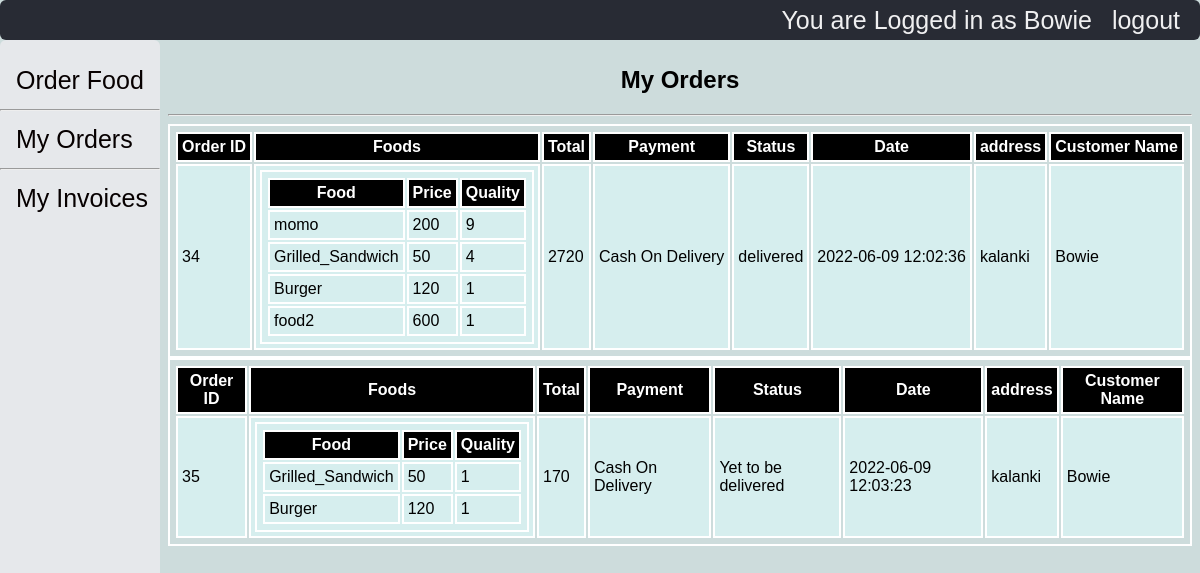
/myorders.php (signed in), run on the app's committed database.
### tables this page shows
CREATE TABLE `orders` (
  `id` int(11) NOT NULL,
  `user_id` int(11) NOT NULL,
  `address` varchar(255) NOT NULL,
  `date_time` datetime NOT NULL DEFAULT current_timestamp(),
  `payment_type` varchar(16) NOT NULL,
  `total_price` int(11) NOT NULL,
  `status` tinytext NOT NULL DEFAULT 'Yet to be delivered'
);

CREATE TABLE `orders_details` (
  `id` int(11) NOT NULL,
  `order_id` int(11) NOT NULL,
  `food_id` int(11) NOT NULL,
  `food_name` varchar(30) NOT NULL,
  `qty` int(11) NOT NULL,
  `price` int(11) NOT NULL
);

CREATE TABLE `user_table` (
  `id` int(11) NOT NULL,
  `user_name` varchar(20) NOT NULL,
  `name` varchar(30) NOT NULL,
  `password` varchar(255) NOT NULL,
  `contact` int(11) NOT NULL
);

### myorders.php (the view, shortened to what this page needs)
<?php
include 'sidenav.php';
include 'topbar.php';
if(isset($_SESSION['username']))
{
$username=$_SESSION['username'];
                $query = "SELECT * FROM user_table where user_name = '$username' LIMIT 1";
                $result=mysqli_query($conn, $query);
                if($result)
                {
                    $row=mysqli_fetch_assoc($result);
                    $user_id=$row['id'];
                }
?>
<!DOCTYPE html>
<html lang="en">
<head>
</head>
<body>
                <div class= "main">
                <h2 align="center">My Orders</h2><hr>
<?php
$query = "SELECT *
FROM user_table
INNER JOIN orders ON Orders.user_id=user_table.id
WHERE user_table.id=$user_id";
$result = mysqli_query($conn,$query);
while($row=mysqli_fetch_assoc($result))
{ ?>
    <table align='center'>
            <tr>
                <th>Order ID</th>
                <th>Foods</th>
                <th>Total</th>
                <th>Payment</th>
                <th>Status</th>
                <th>Date</th>
                <th>address</th>
                <th>Customer Name</th>
            </tr>
            <tr>
               <td> <?php echo $row['id'];?></td>
               <td>
                   <?php
                   $id2=$row['id'];
                   include 'db.php';
                   $query2 = "SELECT *
                   FROM orders_details
                   WHERE orders_details.order_id=$id2";
                   $result2 = mysqli_query($conn,$query2);
                 ?>
                        <table align='center'>
                        <tr>
                                    <th>Food</th>
                                    <th>Price</th>
                                    <th>Quality</th>
                        </tr>
                        <?php
                       while($row2=mysqli_fetch_assoc($result2))
                       {
                           ?>
                                <tr>
                                        <td><?php echo $row2['food_name'];?></td>
                                        <td><?php echo $row2['price'];?></td>
                                        <td><?php echo $row2['qty'];?></td>
                                </tr>
                           <?php
                       }
                       ?>
                        </table>
               </td>
               <td><?php echo $row['total_price'];?></td>
               <td><?php echo $row['payment_type'];?></td>
               <td><?php echo $row['status'];?></td>
               <td><?php echo $row['date_time'];?></td>
               <td><?php echo $row['address'];?></td>
               <td><?php echo $row['user_name'];?></td>
           </tr>
    </table>
<?php
}
}
?>
</div>
</body>
</html>

### style.css (style rules this page uses)
.main { margin-left: 160px; margin-top: 40px; }
Body { font-family: Calibri, Helvetica, sans-serif; background-color: rgba(172, 197, 197, 0.6); }
table, th, td { border: 2px solid white; padding: 4px; }
th { background-color: #000000; Color: white; }
tr:nth-child(even) { background-color: #D6EEEE; }

### data on the page
orders: id "34", total_price "2720", payment_type "Cash On Delivery", status "delivered", date_time "2022-06-09 12:02:36", address "kalanki", user.user_name "Bowie"
orders_details: food_name "momo", price "200", qty "9"
orders_details: food_name "Grilled_Sandwich", price "50", qty "4"
orders_details: food_name "Burger", price "120", qty "1"
orders_details: food_name "food2", price "600", qty "1"
orders: id "35", total_price "170", payment_type "Cash On Delivery", status "Yet to be delivered", date_time "2022-06-09 12:03:23", address "kalanki", user.user_name "Bowie"
orders_details: food_name "Grilled_Sandwich", price "50", qty "1"
orders_details: food_name "Burger", price "120", qty "1"
